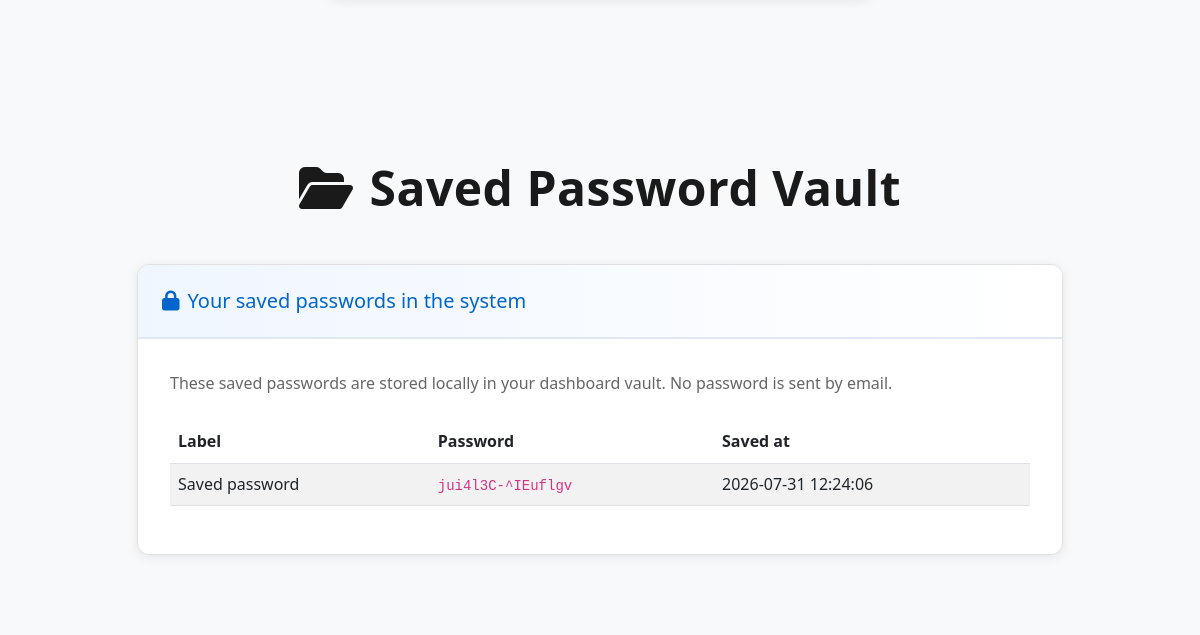
Page /index.php (signed in, lower part) on the earlier database version.
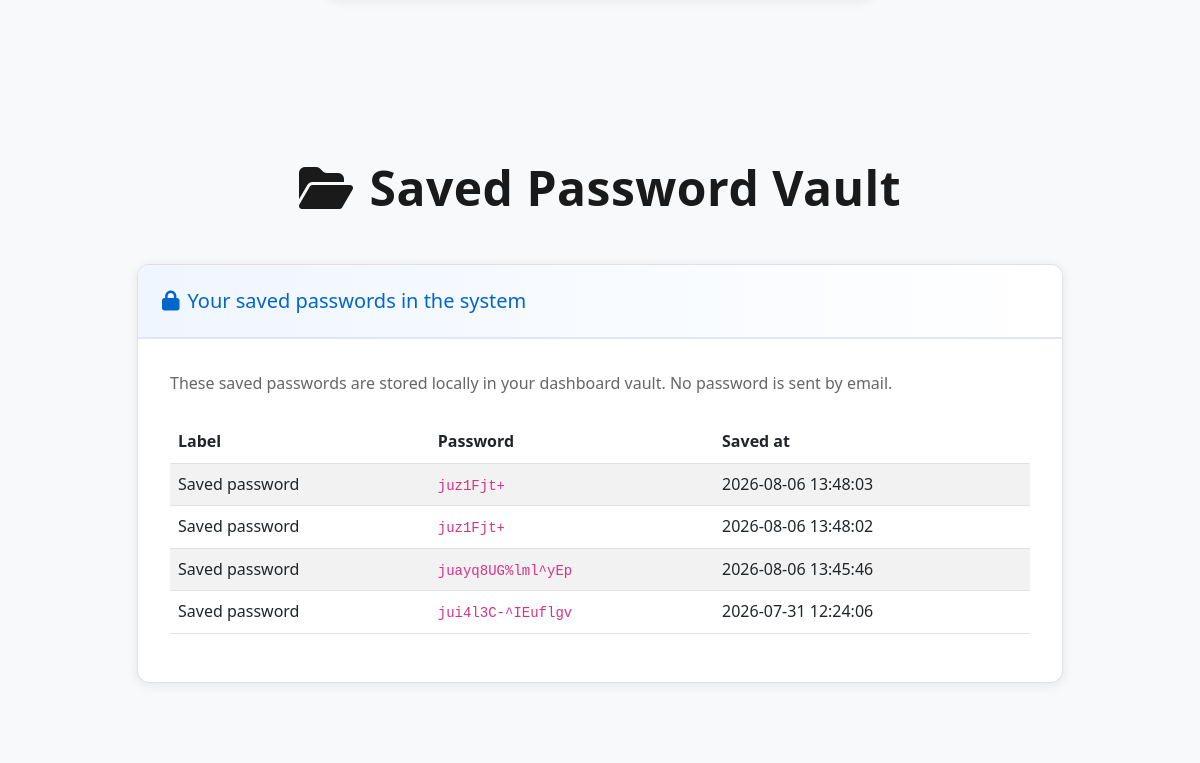
Same page on the later database version.
### tables this page shows
CREATE TABLE vault_entries (
            id INTEGER PRIMARY KEY AUTOINCREMENT,
            user_id INTEGER NOT NULL,
            label TEXT,
            password TEXT NOT NULL,
            created_at DATETIME DEFAULT CURRENT_TIMESTAMP,
            FOREIGN KEY(user_id) REFERENCES users(id)
        );

### auth.php (called while the page is built, shortened)
<?php
require_once __DIR__ . '/db.php';
function currentUser() {
    return $_SESSION['user'] ?? null;
}
function getVaultCipherKey(): string {
    $key = defined('VAULT_SECRET_KEY') ? VAULT_SECRET_KEY : 'shieldos-default-vault-secret';
    return substr(hash('sha256', $key, true), 0, 32);
}
function decryptVaultPassword(string $payload): string {
    $cipher = 'aes-256-cbc';
    $key = getVaultCipherKey();
    $decoded = base64_decode($payload, true);
    $ivLength = openssl_cipher_iv_length($cipher);
    $iv = substr($decoded, 0, $ivLength);
    $encrypted = substr($decoded, $ivLength);
    $decrypted = openssl_decrypt($encrypted, $cipher, $key, OPENSSL_RAW_DATA, $iv);
    return $decrypted === false ? '' : $decrypted;
}
function getVaultEntries(int $userId): array {
    global $pdo;
    $stmt = $pdo->prepare('SELECT id, label, password, created_at FROM vault_entries WHERE user_id = :user_id ORDER BY created_at DESC');
    $stmt->execute(['user_id' => $userId]);
    $rows = $stmt->fetchAll();
    return $rows;
}

### index.php (the view, shortened to what this page needs)
<?php
require_once __DIR__ . '/auth.php';
$user = currentUser();
$savedPasswords = getVaultEntries($user['id']);
?>
<!DOCTYPE html>
<html lang="en">
<head>
    <link href="https://cdn.jsdelivr.net/npm/bootstrap@5.3.0/dist/css/bootstrap.min.css" rel="stylesheet">
    <link rel="stylesheet" href="https://cdnjs.cloudflare.com/ajax/libs/font-awesome/6.4.0/css/all.min.css">
    <link rel="stylesheet" href="style.css">
</head>
<body>
    <section id="generator" class="section-spacing section-alt">
    </section>
    <section id="vault" class="section-spacing section-alt">
        <div class="container">
            <h2 class="section-title text-center mb-5">
                <i class="fa-solid fa-folder-open me-3"></i>Saved Password Vault
            </h2>
            <div class="row justify-content-center">
                <div class="col-lg-10">
                    <div class="card card-custom">
                        <div class="card-header-custom">
                            <h5 class="mb-0"><i class="fa-solid fa-lock me-2"></i>Your saved passwords in the system</h5>
                        </div>
                        <div class="card-body-custom">
                            <p class="text-muted mb-4">These saved passwords are stored locally in your dashboard vault. No password is sent by email.</p>
                            <?php if (count($savedPasswords) === 0): ?>
                                <div class="alert alert-info">
                                    No saved passwords found yet. Generate a password and save it using the button above.
                                </div>
                            <?php else: ?>
                                <div class="table-responsive">
                                    <table class="table table-striped align-middle">
                                        <thead>
                                            <tr>
                                                <th>Label</th>
                                                <th>Password</th>
                                                <th>Saved at</th>
                                            </tr>
                                        </thead>
                                        <tbody>
                                            <?php foreach ($savedPasswords as $entry): ?>
                                                <tr>
                                                    <td><?= htmlspecialchars($entry['label']) ?></td>
                                                    <td><code><?= htmlspecialchars($entry['password']) ?></code></td>
                                                    <td><?= htmlspecialchars($entry['created_at']) ?></td>
                                                </tr>
                                            <?php endforeach; ?>
                                        </tbody>
                                    </table>
                                </div>
                            <?php endif; ?>
                        </div>
                    </div>
                </div>
            </div>
        </div>
    </section>
</body>
</html>

Differences in the rows shown:
added vault_entries: label "Saved password", password "juz1Fjt+", created_at "2026-08-06 13:48:03"
added vault_entries: label "Saved password", password "juz1Fjt+", created_at "2026-08-06 13:48:02"
added vault_entries: label "Saved password", password "juayq8UG%lml^yEp", created_at "2026-08-06 13:45:46"
